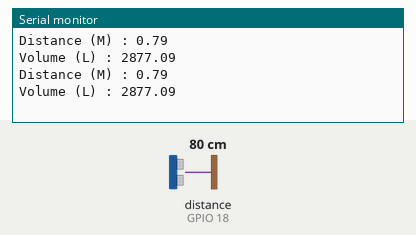
Simulated run of this program. Board: ESP32. Shown: the last lines printed to the serial monitor. Wiring (inferred from the names in the program): ultrasonic range finder: trigger GPIO 5; echo GPIO 18. Inputs (shaded band) come from the test bench; at power-on: distance to the obstacle (sensor on GPIO 18) 80 cm. The echo pulse lasts 58.3 µs per cm.

Above: at 1.8 s.
1.9 s: distance to the obstacle (sensor on GPIO 18) set to 2 cm
At 2.8 s:
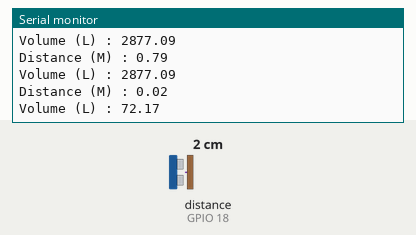
3.4 s: distance to the obstacle (sensor on GPIO 18) set to 4 cm
At 4.8 s:
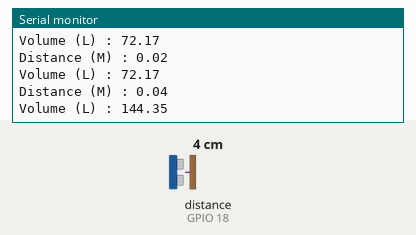
Timing chart, 0 to 6.4 s (numbered marks = the images above; inputs shaded):
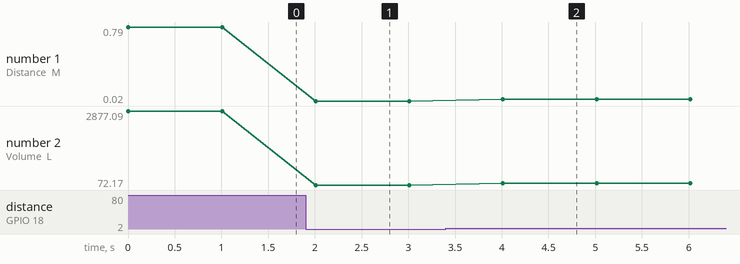

The program:

main.cpp
```cpp
// Luc Tournié

#include <Arduino.h>

const int trigPin = 5;
const int echoPin = 18;

// définir la vitesse du son en cm/uS
#define SOUND_SPEED 0.034
#define CM_TO_INCH 0.393701

long duration;
float distanceM;
float distanceInch;
float volumeL;


void setup() {
  Serial.begin(115200); // Démarre la communication série
  pinMode(trigPin, OUTPUT); // Définit le trigPin comme une sortie
  pinMode(echoPin, INPUT); // Définit le echoPin comme une entrée
}

void loop() {

  // Met le trigPin à LOW
  digitalWrite(trigPin, LOW);
  delayMicroseconds(2);

  // Met le trigPin à l'état HIGH pendant 10 microsecondes
  digitalWrite(trigPin, HIGH);
  delayMicroseconds(10);
  digitalWrite(trigPin, LOW);

  // Lit le echoPin, retourne le temps de trajet de l'onde sonore en microsecondes
  duration = pulseIn(echoPin, HIGH);

  // Calcule la distance
  distanceM = duration * SOUND_SPEED / 2/100;

  // Calcule le volume en Litres

  volumeL = distanceM * 3.14 * 2.15 * 2.15 / 4 * 1000;

  // Affiche la distance dans le moniteur série
  Serial.print("Distance (M) : ");
  Serial.println(distanceM);

  // Afficher le volume dans le moniteur série

  Serial.print("Volume (L) : ");
  Serial.println(volumeL);

  delay(1000);
}
```

Measured:
- after the input at 1.9 s, the serial monitor: prints a new line after 0.11 s (image 1)
- after the input at 3.4 s, the serial monitor: prints a new line after 0.61 s (image 2)
- plotted number 1: 0.79 → 0.02 after the input at 1.9 s, 0.02 → 0.04 after the input at 3.4 s
- plotted number 2: 2877.09 → 72.17 after the input at 1.9 s, 72.17 → 144.35 after the input at 3.4 s
